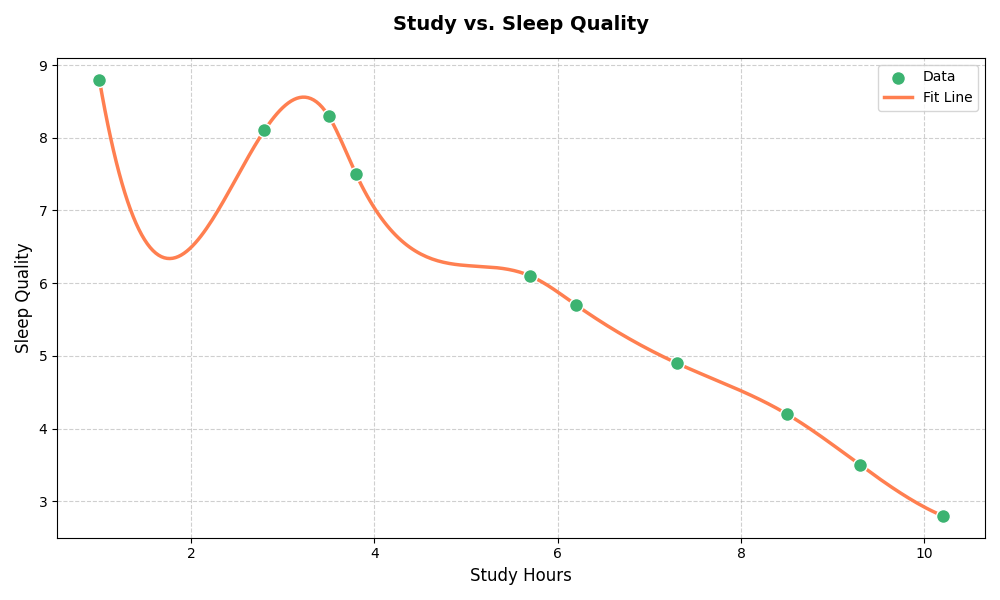

The Python source for this figure:
import numpy as np
import matplotlib.pyplot as plt
from scipy.interpolate import make_interp_spline

# Data with altered values
study_hours = np.array([1.0, 2.8, 3.5, 3.8, 5.7, 6.2, 7.3, 8.5, 9.3, 10.2])
sleep_quality = np.array([8.8, 8.1, 8.3, 7.5, 6.1, 5.7, 4.9, 4.2, 3.5, 2.8])

# Spline interpolation
x_smooth = np.linspace(study_hours.min(), study_hours.max(), 300)
spline = make_interp_spline(study_hours, sleep_quality, k=3)
y_smooth = spline(x_smooth)

# Plot
plt.figure(figsize=(10, 6))
plt.scatter(study_hours, sleep_quality, color='mediumseagreen', s=100, edgecolor='white', zorder=5, label='Data')
plt.plot(x_smooth, y_smooth, color='coral', lw=2.5, zorder=4, label='Fit Line')

# Labels and title
plt.title('Study vs. Sleep Quality', fontsize=14, weight='bold', pad=20)
plt.xlabel('Study Hours', fontsize=12)
plt.ylabel('Sleep Quality', fontsize=12)
plt.grid(True, linestyle='--', alpha=0.6)

# Legend
plt.legend(loc='upper right', fontsize=10)

# Adjust layout
plt.tight_layout()

# Show plot
plt.show()
